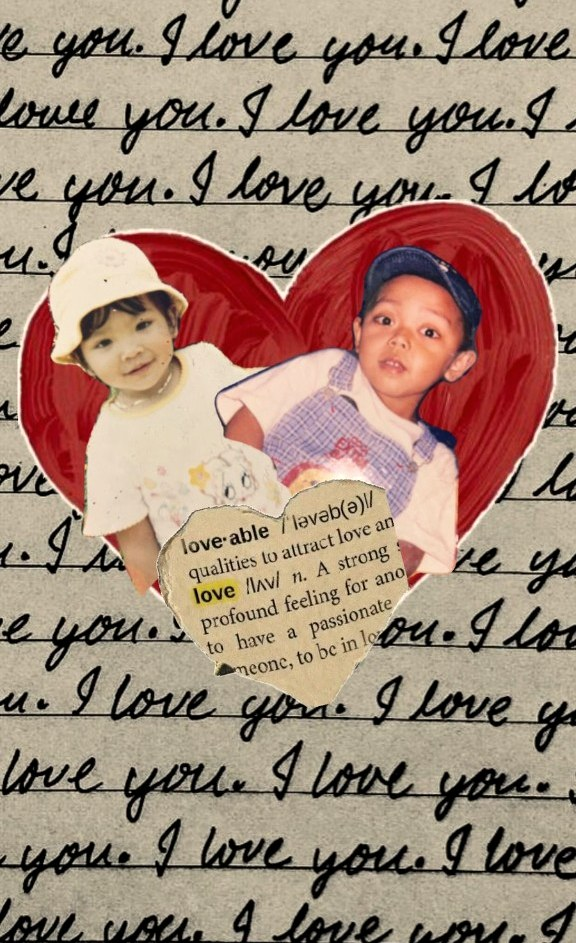
#> input picture assets/photos/childhood.jpg, 576 x 943 px, given in place of masjidil-haram.jpg, which was not available
$ python generate-og-image.py
#> lines starting #> are read from the running program, lines starting #| are printed output that depends on the picture; pictures that were not available may be replaced by others from this repository, and a replacement may not be noted
#> in build_background, bg is the input picture: PIL image 576x943 RGB; mean R, G, B 163.5, 138.2, 121.6
#!/usr/bin/env python3
"""Generate 1200x630 Open Graph image matching the envelope cover aesthetic."""

from pathlib import Path

from PIL import Image, ImageDraw, ImageFilter, ImageFont

ROOT = Path(__file__).resolve().parent.parent
ASSETS = ROOT / "assets"
OUT_JPG = ASSETS / "og-invite.jpg"
OUT_WEBP = ASSETS / "og-invite.webp"
BG_PATH = ASSETS / "backgrounds" / "masjidil-haram.jpg"
FONTS_DIR = ROOT / "scripts" / "fonts"

WIDTH, HEIGHT = 1200, 630

# Site palette
CREAM = (245, 240, 232)
ENVELOPE_BODY_TOP = (240, 235, 227)
ENVELOPE_BODY_BOTTOM = (224, 217, 206)
FLAP_TOP = (216, 208, 196)
FLAP_BOTTOM = (200, 192, 180)
GOLD = (201, 169, 98)
SAGE = (139, 154, 126)
TEXT_DARK = (44, 51, 40)
TEXT_MUTED = (107, 107, 107)


def download_fonts():
    FONTS_DIR.mkdir(parents=True, exist_ok=True)
    serif = FONTS_DIR / "CormorantGaramond-Regular.ttf"
    sans = FONTS_DIR / "Jost-Regular.ttf"
    sans_medium = FONTS_DIR / "Jost-Medium.ttf"
    if not serif.exists() or not sans.exists():
        import urllib.request

        urls = {
            serif: "https://fonts.gstatic.com/s/cormorantgaramond/v21/co3umX5slCNuHLi8bLeY9MK7whWMhyjypVO7abI26QOD_v86GnM.ttf",
            sans: "https://fonts.gstatic.com/s/jost/v20/92zPtBhPNqw79Ij1E865zBUv7myjJQVG.ttf",
            sans_medium: "https://fonts.gstatic.com/s/jost/v20/92zPtBhPNqw79Ij1E865zBUv7myRJQVG.ttf",
        }
        for path, url in urls.items():
            if not path.exists():
                print(f"Downloading {path.name}...")
                urllib.request.urlretrieve(url, path)
    return serif, sans, sans_medium


def crop_cover(img: Image.Image, target_w: int, target_h: int) -> Image.Image:
#> called with target_w = 1200, target_h = 630
    src_w, src_h = img.size
#> src_w = 576; src_h = 943
    target_ratio = target_w / target_h
    src_ratio = src_w / src_h
#> src_ratio = 0.611
    if src_ratio > target_ratio:
        new_w = int(src_h * target_ratio)
        left = (src_w - new_w) // 2
        box = (left, 0, left + new_w, src_h)
    else:
        new_h = int(src_w / target_ratio)
#> new_h = 302
        top = (src_h - new_h) // 2
#> top = 320
        box = (0, top, src_w, top + new_h)
#> box = (0, 320, 576, 622)
    return img.crop(box).resize((target_w, target_h), Image.Resampling.LANCZOS)
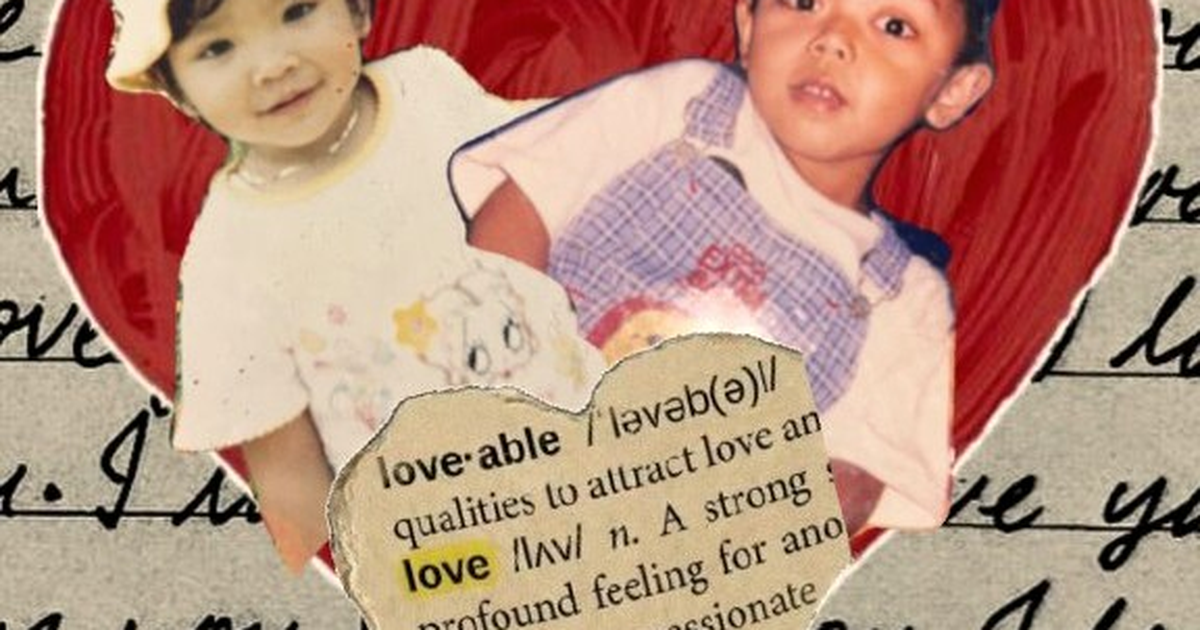
#> returned value: PIL image 1200x630 RGB; mean R, G, B 185.1, 142.7, 125.1


def draw_vertical_gradient(draw, box, top_color, bottom_color):
    x0, y0, x1, y1 = box
    height = y1 - y0
    for y in range(height):
        t = y / max(height - 1, 1)
        r = int(top_color[0] + (bottom_color[0] - top_color[0]) * t)
        g = int(top_color[1] + (bottom_color[1] - top_color[1]) * t)
        b = int(top_color[2] + (bottom_color[2] - top_color[2]) * t)
        draw.line([(x0, y0 + y), (x1, y0 + y)], fill=(r, g, b))


def draw_envelope(base: Image.Image, cx: int, cy: int, env_w: int, env_h: int):
  """Draw cream envelope with card text centered on base image."""
  x0 = cx - env_w // 2
  y0 = cy - env_h // 2
  x1 = x0 + env_w
  y1 = y0 + env_h

  shadow = Image.new("RGBA", base.size, (0, 0, 0, 0))
  shadow_draw = ImageDraw.Draw(shadow)
  shadow_draw.rounded_rectangle(
      (x0 + 8, y0 + 14, x1 + 8, y1 + 14),
      radius=6,
      fill=(44, 51, 40, 55),
  )
  shadow = shadow.filter(ImageFilter.GaussianBlur(12))
  base.alpha_composite(shadow)

  layer = Image.new("RGBA", base.size, (0, 0, 0, 0))
  draw = ImageDraw.Draw(layer)

  # Bottom flap (behind body)
  bottom_flap_h = int(env_h * 0.28)
  draw.polygon(
      [
          (x0, y1),
          (cx, y1 - bottom_flap_h),
          (x1, y1),
      ],
      fill=(*FLAP_BOTTOM, 255),
  )

  # Envelope body
  body_layer = Image.new("RGBA", (env_w, env_h), (0, 0, 0, 0))
  body_draw = ImageDraw.Draw(body_layer)
  draw_vertical_gradient(body_draw, (0, 0, env_w, env_h), ENVELOPE_BODY_TOP, ENVELOPE_BODY_BOTTOM)
  body_layer = body_layer.filter(ImageFilter.GaussianBlur(0.3))
  layer.paste(body_layer, (x0, y0), body_layer)
  draw.rounded_rectangle((x0, y0, x1, y1), radius=4, outline=(196, 168, 130, 40), width=1)

  # Top flap
  top_flap_h = int(env_h * 0.5)
  draw.polygon(
      [
          (x0, y0),
          (cx, y0 + top_flap_h),
          (x1, y0),
      ],
      fill=(*FLAP_TOP, 255),
  )
  draw.line([(x0, y0), (cx, y0 + top_flap_h)], fill=(180, 172, 160, 120), width=1)
  draw.line([(x1, y0), (cx, y0 + top_flap_h)], fill=(180, 172, 160, 120), width=1)

  # Gold accent line on flap fold
  draw.line([(x0 + 12, y0 + 4), (x1 - 12, y0 + 4)], fill=(*GOLD, 80), width=1)

  base.alpha_composite(layer)

  # Card text area
  serif, sans, sans_medium = download_fonts()
  text_draw = ImageDraw.Draw(base)

  label_font = ImageFont.truetype(str(sans), 18)
  names_font = ImageFont.truetype(str(serif), 62)
  amp_font = ImageFont.truetype(str(serif), 58)
  date_font = ImageFont.truetype(str(sans_medium if sans_medium.exists() else sans), 22)

  card_cy = cy + 8
  label_y = card_cy - 52
  names_y = card_cy + 2
  date_y = card_cy + 72

  label = "WEDDING INVITATION"
  label_bbox = text_draw.textbbox((0, 0), label, font=label_font)
  label_w = label_bbox[2] - label_bbox[0]
  text_draw.text((cx - label_w // 2, label_y), label, fill=TEXT_MUTED, font=label_font)

  name_left = "Erzal"
  amp = "&"
  name_right = "Dhea"

  left_bbox = text_draw.textbbox((0, 0), name_left, font=names_font)
  amp_bbox = text_draw.textbbox((0, 0), amp, font=amp_font)
  right_bbox = text_draw.textbbox((0, 0), name_right, font=names_font)
  gap = 14
  total_w = (left_bbox[2] - left_bbox[0]) + gap + (amp_bbox[2] - amp_bbox[0]) + gap + (right_bbox[2] - right_bbox[0])
  start_x = cx - total_w // 2

  text_draw.text((start_x, names_y), name_left, fill=TEXT_DARK, font=names_font)
  amp_x = start_x + (left_bbox[2] - left_bbox[0]) + gap
  text_draw.text((amp_x, names_y + 4), amp, fill=GOLD, font=amp_font)
  right_x = amp_x + (amp_bbox[2] - amp_bbox[0]) + gap
  text_draw.text((right_x, names_y), name_right, fill=TEXT_DARK, font=names_font)

  date_text = "13 & 22 Juli 2026"
  date_bbox = text_draw.textbbox((0, 0), date_text, font=date_font)
  date_w = date_bbox[2] - date_bbox[0]
  text_draw.text((cx - date_w // 2, date_y), date_text, fill=SAGE, font=date_font)

  # Subtle gold corner accents on envelope
  accent_len = 28
  accent_draw = ImageDraw.Draw(base)
  for corner in ((x0 + 6, y0 + 6), (x1 - 6, y0 + 6)):
    accent_draw.ellipse(
        (corner[0] - 3, corner[1] - 3, corner[0] + 3, corner[1] + 3),
        fill=(*GOLD, 140),
    )


def build_background() -> Image.Image:
  """Blurred masjid photo + sage/cream gradient — sacred mood without people."""
  bg = Image.open(BG_PATH).convert("RGB")
  bg = crop_cover(bg, WIDTH, HEIGHT)
  # Heavy blur: pilgrims and Kaaba become abstract color fields
  bg = bg.filter(ImageFilter.GaussianBlur(radius=50))
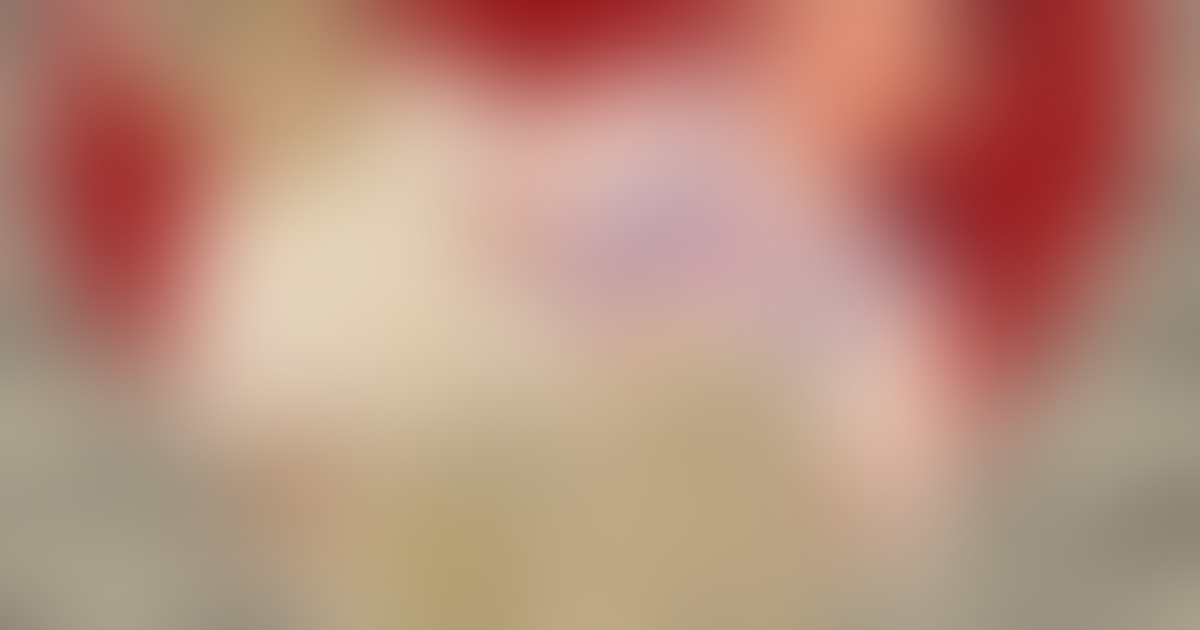
#> bg: PIL image 1200x630 RGB; mean R, G, B 184.3, 142.3, 124.8

  base = bg.convert("RGBA")

  # Sage-to-cream vertical gradient overlay (~75% opacity)
  gradient = Image.new("RGBA", (WIDTH, HEIGHT))
#> gradient: PIL image 1200x630 RGBA; every value is 0
  gradient_draw = ImageDraw.Draw(gradient)
  top_color = (52, 62, 48)      # dark sage
  bottom_color = (72, 78, 62)   # warm sage
  for y in range(HEIGHT):
    t = y / max(HEIGHT - 1, 1)
    r = int(top_color[0] + (bottom_color[0] - top_color[0]) * t)
    g = int(top_color[1] + (bottom_color[1] - top_color[1]) * t)
    b = int(top_color[2] + (bottom_color[2] - top_color[2]) * t)
    alpha = int(175 + (185 - 175) * t)  # 68–72% overlay
    gradient_draw.line([(0, y), (WIDTH, y)], fill=(r, g, b, alpha))
  base = Image.alpha_composite(base, gradient)

  # Subtle edge vignette (dark sage, gold-tinted center preserved)
  vig_mask = Image.new("L", (WIDTH, HEIGHT), 0)
#> vig_mask: PIL image 1200x630 L; every value is 0
  vig_draw = ImageDraw.Draw(vig_mask)
  cx, cy = WIDTH // 2, HEIGHT // 2
  max_r = int(((WIDTH / 2) ** 2 + (HEIGHT / 2) ** 2) ** 0.5)
  for r in range(max_r, 0, -8):
    alpha = int(200 * max(0, (r / max_r - 0.45) / 0.55) ** 1.5)
    vig_draw.ellipse((cx - r, cy - r, cx + r, cy + r), fill=alpha)
  vig_mask = vig_mask.filter(ImageFilter.GaussianBlur(18))
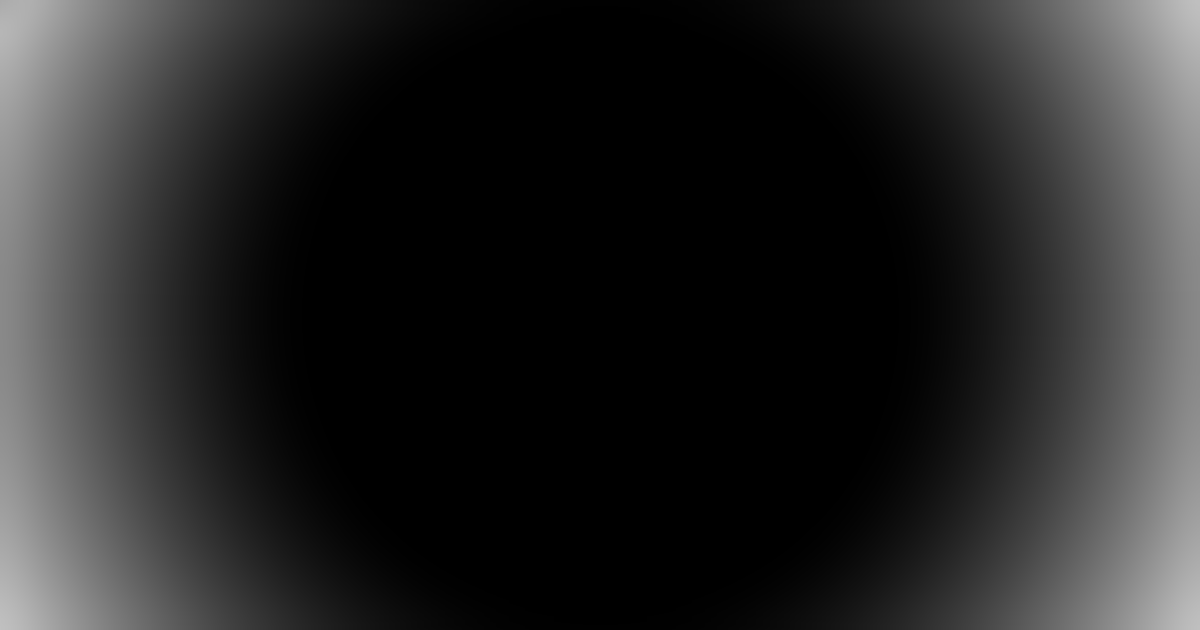
#> vig_mask: PIL image 1200x630 L; min 0, max 192, mean 38.6
  vig_layer = Image.new("RGBA", (WIDTH, HEIGHT), (26, 36, 24, 0))
  vig_layer.putalpha(vig_mask)
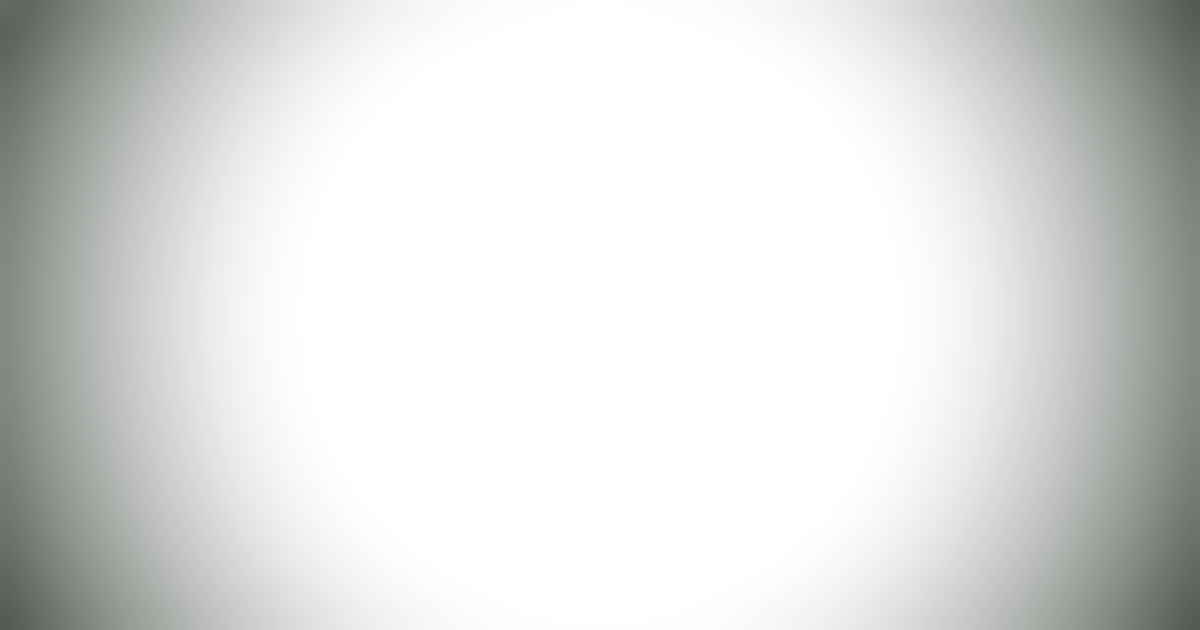
#> vig_layer: PIL image 1200x630 RGBA; mean R, G, B, A 26, 36, 24, 38.6; transparent parts drawn white
  base = Image.alpha_composite(base, vig_layer)

  # Sage/gold radial glows (matches site cover__bg)
  glow = Image.new("RGBA", (WIDTH, HEIGHT), (0, 0, 0, 0))
  glow_draw = ImageDraw.Draw(glow)
  glow_draw.ellipse((-80, 80, 520, 520), fill=(139, 154, 126, 32))
  glow_draw.ellipse((700, -40, 1280, 340), fill=(196, 168, 130, 40))
  glow = glow.filter(ImageFilter.GaussianBlur(40))
  base = Image.alpha_composite(base, glow)

  # Cream wash for envelope readability
  wash = Image.new("RGBA", (WIDTH, HEIGHT), (247, 245, 240, 55))
  base = Image.alpha_composite(base, wash)
  return base


def main():
  print("Building OG image...")
  img = build_background()
  draw_envelope(img, WIDTH // 2, HEIGHT // 2 - 10, 520, 340)
#> in draw_envelope, `body_layer = Image.new("RGBA", (env_w, env_h), (0, 0, 0, 0))`: body_layer: PIL image 520x340 RGBA; every value is 0
#> in draw_envelope, `body_layer = body_layer.filter(ImageFilter.GaussianBlur(0.3))`:
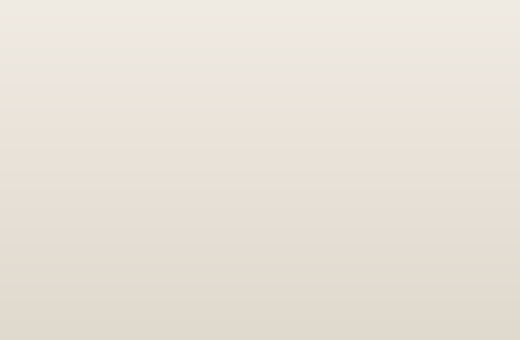
#> body_layer: PIL image 520x340 RGBA; mean R, G, B, A 231.5, 225.5, 216, 255
#> in draw_envelope, `base.alpha_composite(layer)`:
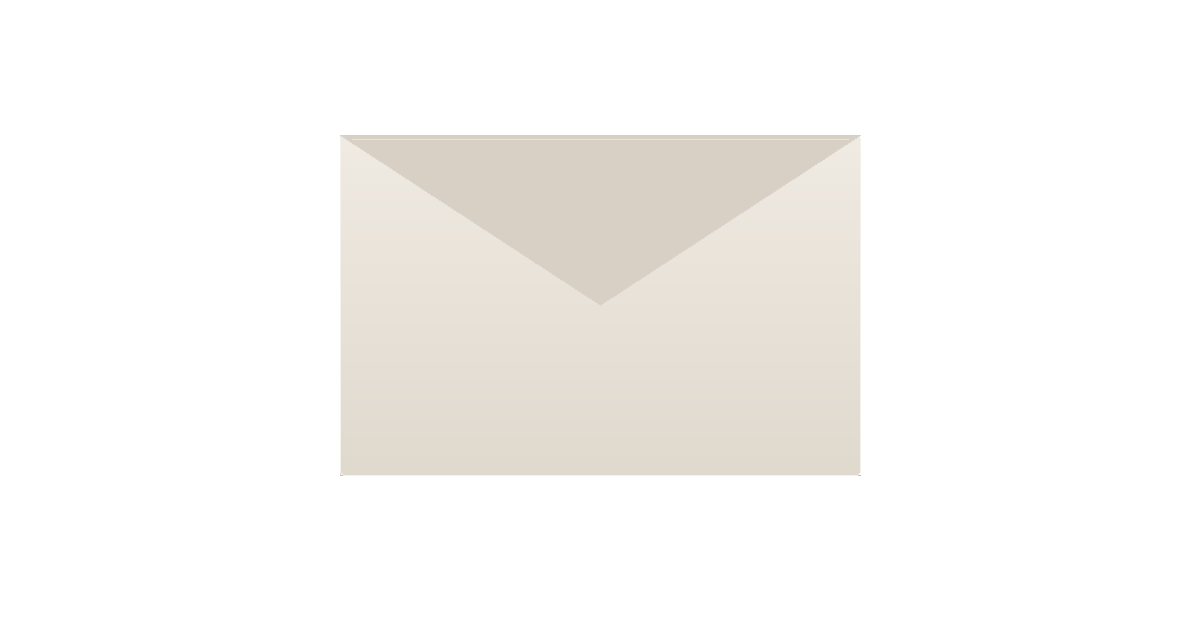
#> layer: PIL image 1200x630 RGBA; mean R, G, B, A 53.1, 51.5, 48.9, 59.4; transparent parts drawn white
#> in draw_envelope, `base.alpha_composite(layer)`:
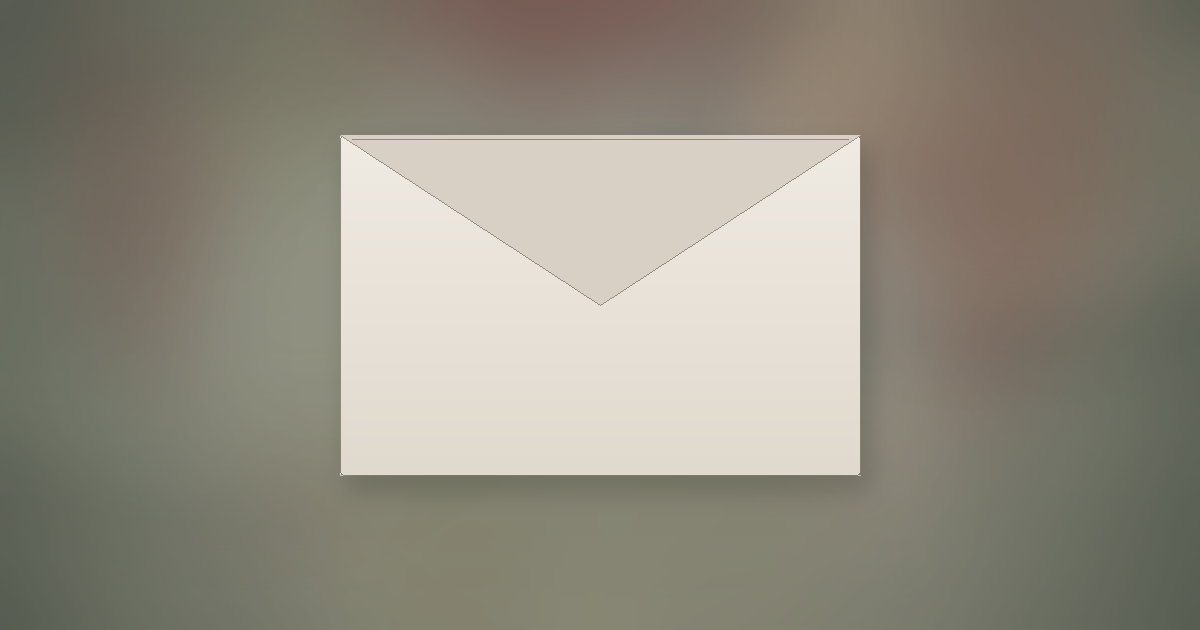
#> base: PIL image 1200x630 RGBA; mean R, G, B, A 145.8, 141, 128.1, 255
#> (the call stopped at in download_fonts, `urllib.request.urlretrieve(url, path)`: the network is not available in this run)

  rgb = img.convert("RGB")
  rgb.save(OUT_JPG, "JPEG", quality=88, optimize=True, progressive=True)
  rgb.save(OUT_WEBP, "WEBP", quality=85, method=6)

  jpg_size = OUT_JPG.stat().st_size
  w, h = rgb.size
#> w = 1200; h = 630
  print(f"Saved {OUT_JPG} ({w}x{h}, {jpg_size / 1024:.1f} KB)")
#| Saved assets/og-invite.jpg (1200x630, 43.8 KB)
  print(f"Saved {OUT_WEBP}")


if __name__ == "__main__":
  main()
